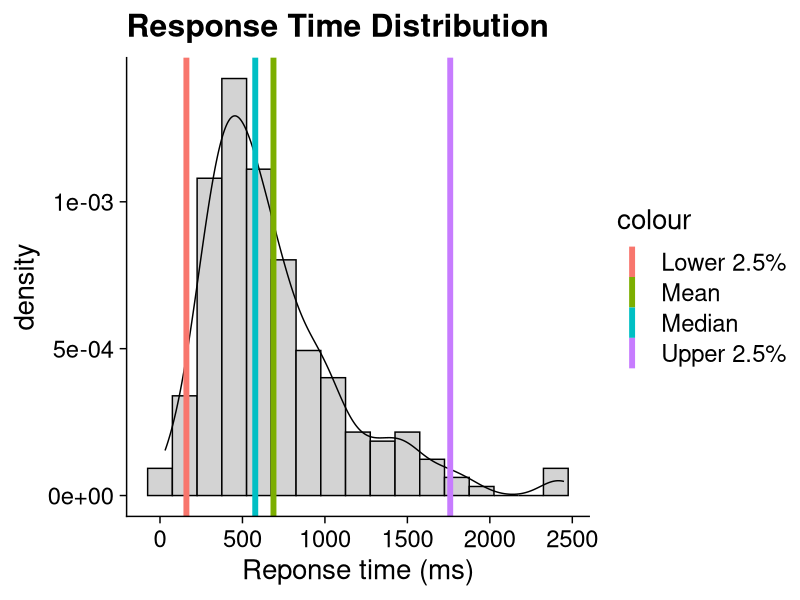
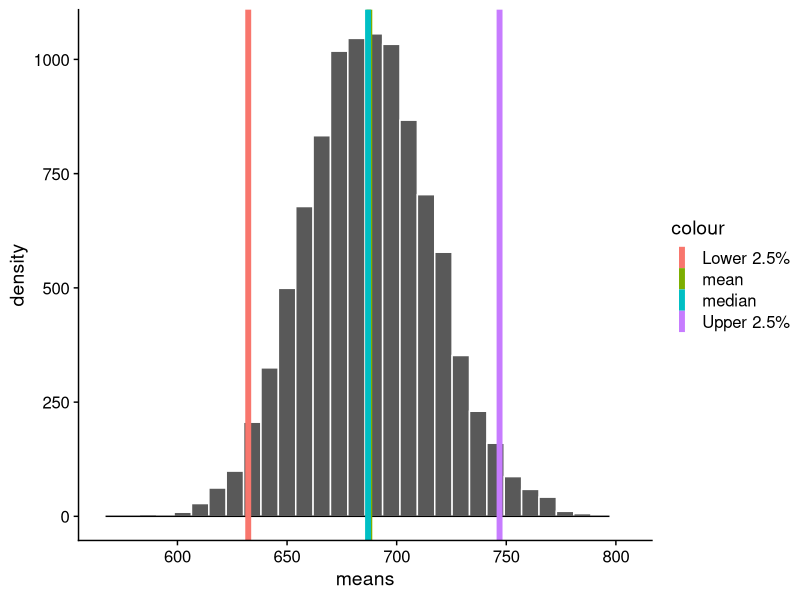
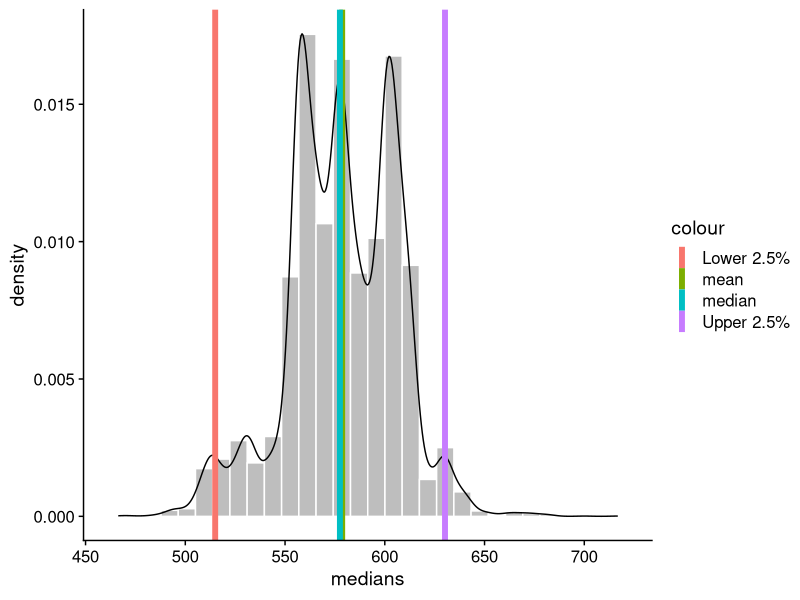
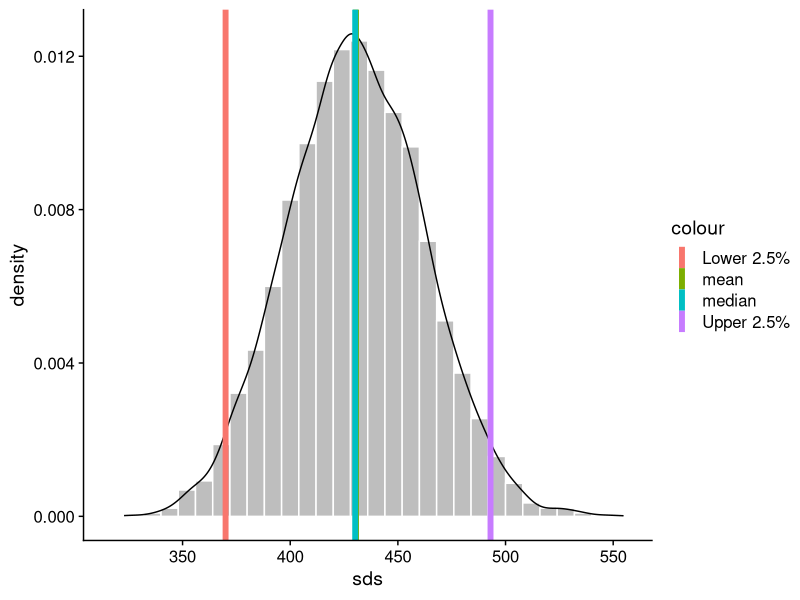
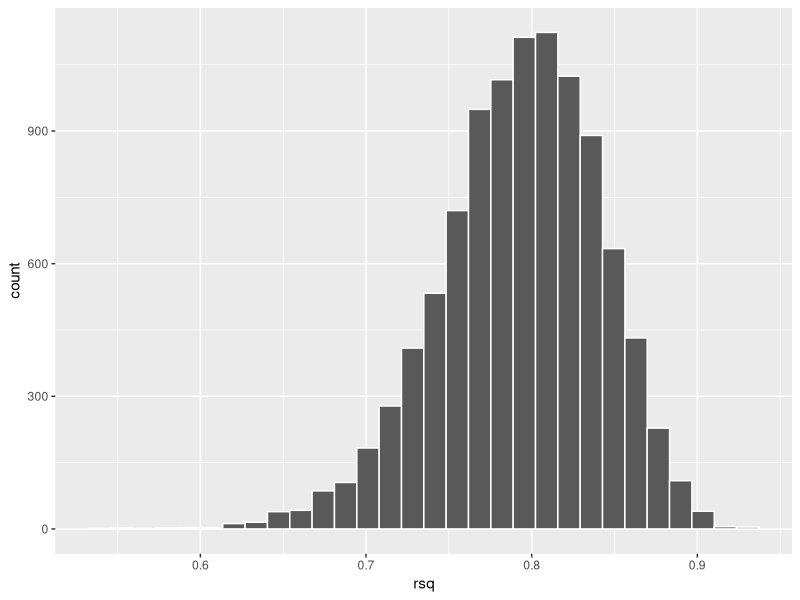

Here is the R script that generated these plots, in order:
## ---- chunk 1
library(tidyverse)
set.seed(03102020)
response = rf(n = 216, 3, 50) 
response = response*500 + rnorm(n = 216, mean = 200, sd = 100)

values = quantile(response, 
                  probs = c(.025, .5, .975))
mean_res = mean(response)

data.frame(x = response) %>%
  ggplot(aes(x)) +
  geom_histogram(aes(y = ..density..), binwidth = 150, fill = "lightgrey", color = 
                   "black")+
  geom_density()+
  geom_vline(aes(xintercept = values[1], 
                 color = "Lower 2.5%"), size = 2)+
  geom_vline(aes(xintercept = values[2], 
                 color = "Median"), size = 2)+
  geom_vline(aes(xintercept = values[3], 
                 color = "Upper 2.5%"), size = 2)+
  geom_vline(aes(xintercept = mean_res, 
                 color = "Mean"), size = 2)+
  labs(x = "Reponse time (ms)", title = "Response Time Distribution") + cowplot::theme_cowplot(font_size = 20)
## ---- chunk 2
friends = c("Rachel", "Monica", "Phoebe", "Joey", "Chandler", "Ross")
heights = c(65, 65, 68, 70, 72, 73)
names(heights) = friends
(sample1 = sample(friends, size = 6, replace = T)); mean(heights[sample1])
(sample1 = sample(friends, size = 6, replace = T)); mean(heights[sample1])
(sample1 = sample(friends, size = 6, replace = T)); mean(heights[sample1])
(sample1 = sample(friends, size = 6, replace = T)); mean(heights[sample1])
(sample1 = sample(friends, size = 6, replace = T)); mean(heights[sample1])
(sample1 = sample(friends, size = 6, replace = T)); mean(heights[sample1])
(sample1 = sample(friends, size = 6, replace = T)); mean(heights[sample1])
(sample1 = sample(friends, size = 6, replace = T)); mean(heights[sample1])
## ---- chunk 3
boot = 10000
response_means = numeric(length = boot)
for(i in 1:boot){
  sample_response = sample(response, size = 216, replace = T)
  response_means[i] = mean(sample_response)
}
## ---- chunk 4
data.frame(means = response_means) %>%
  ggplot(aes(x = means)) + 
  geom_histogram(color = "white") +
  geom_density() +
  geom_vline(aes(xintercept = mean(response_means), color = "mean"), size = 2) +
  geom_vline(aes(xintercept = median(response_means), color = "median"), size = 2) +
  geom_vline(aes(xintercept = quantile(response_means, probs = .025), color = "Lower 2.5%"), size = 2) +
    geom_vline(aes(xintercept = quantile(response_means, probs = .975), color = "Upper 2.5%"), size = 2) +
  cowplot::theme_cowplot()
## ---- chunk 5
mean(response_means)
median(response_means)

quantile(response_means, probs = c(.025, .975))
## ---- chunk 6
boot = 10000
response_med = numeric(length = boot)
for(i in 1:boot){
  sample_response = sample(response, size = 216, replace = T)
  response_med[i] = median(sample_response)
}
## ---- chunk 7
data.frame(medians = response_med) %>%
  ggplot(aes(x = medians)) + 
  geom_histogram(aes(y = ..density..),
                 color = "white", fill = "grey") +
  geom_density() +
  geom_vline(aes(xintercept = mean(response_med), color = "mean"), size = 2) +
  geom_vline(aes(xintercept = median(response_med), color = "median"), size = 2) +
  geom_vline(aes(xintercept = quantile(response_med, probs = .025), color = "Lower 2.5%"), size = 2) +
    geom_vline(aes(xintercept = quantile(response_med, probs = .975), color = "Upper 2.5%"), size = 2) +
  cowplot::theme_cowplot()
## ---- chunk 8
mean(response_med)
median(response_med)
quantile(response_med, 
         probs = c(.025, .975))
## ---- chunk 9
boot = 10000
response_sd = numeric(length = boot)
for(i in 1:boot){
  sample_response = sample(response, size = 216, replace = T)
  response_sd[i] = sd(sample_response)
}
## ---- chunk 10
data.frame(sds = response_sd) %>%
  ggplot(aes(x = sds)) + 
  geom_histogram(aes(y = ..density..),color = "white", fill = "grey") +
  geom_density() +
  geom_vline(aes(xintercept = mean(response_sd), color = "mean"), size = 2) +
  geom_vline(aes(xintercept = median(response_sd), color = "median"), size = 2) +
  geom_vline(aes(xintercept = quantile(response_sd, probs = .025), color = "Lower 2.5%"), size = 2) +
    geom_vline(aes(xintercept = quantile(response_sd, probs = .975), color = "Upper 2.5%"), size = 2) +
  cowplot::theme_cowplot()
## ---- chunk 11
mean(response_sd)
median(response_sd)
quantile(response_sd, 
         probs = c(.025, .975))
## ---- chunk 12
library(boot)

# function to obtain R-Squared from the data
rsq <- function(formula, data, indices) {
  d <- data[indices,] # allows boot to select sample
  fit <- lm(formula, data=d)
  return(summary(fit)$r.square)
}
# bootstrapping with 10000 replications
results <- boot(data=mtcars, statistic=rsq,
   R=10000, formula=mpg~wt+disp)
## ---- chunk 13
data.frame(rsq = results$t) %>%
  ggplot(aes(x = rsq)) +
  geom_histogram(color = "white", bins = 30) 
## ---- chunk 14
median(results$t)
boot.ci(results, type = "perc")
